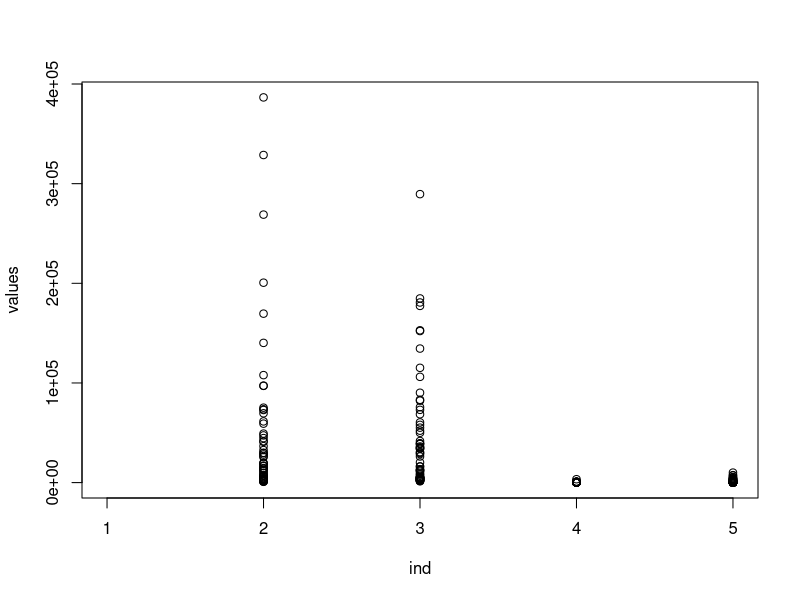

Write R code to recreate this figure.
rm(list = ls())
e <- read.csv('elections-2000.csv')
head(e)
stacked.e <- cbind(stack(e), county = e$County)
head(stacked.e)
plot(stacked.e[, 2 : 1])
